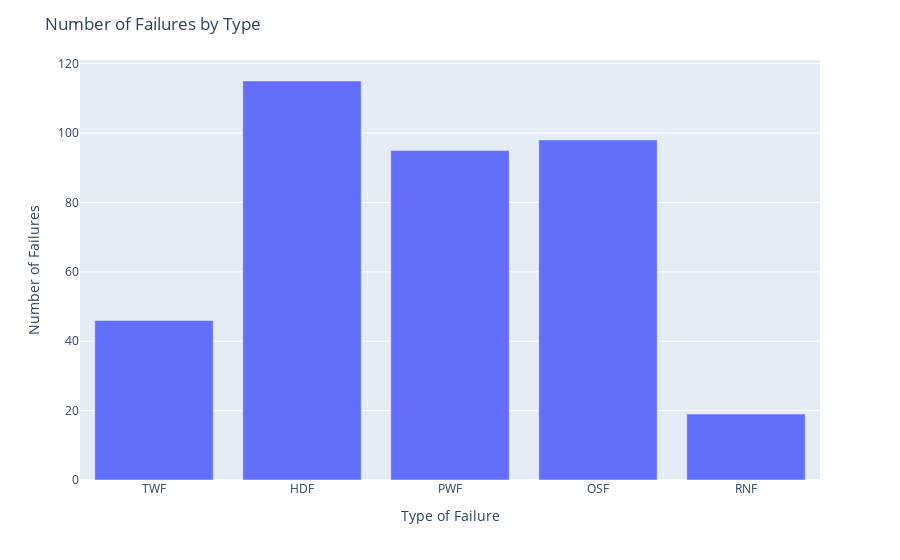

Here is the notebook cell this chart was saved with:
### Code cell
# Finally plotting the different kind of failures for analysis
# Calculate the count of failures for each type
failure_counts = data[['TWF', 'HDF', 'PWF', 'OSF', 'RNF']].sum()

# Create the bar plot
fig = px.bar(x=failure_counts.index, y=failure_counts.values)

# Set the axis labels and title
fig.update_layout(
    xaxis_title='Type of Failure',
    yaxis_title='Number of Failures',
    title='Number of Failures by Type'
)

# Display the plot
fig.show()

### Figure 1 — Plotly figure (JSON) as saved in the notebook; plotly's stock layout.template omitted (floating-point values rounded to 4 significant figures)
{"data": [{"alignmentgroup": "True", "hovertemplate": "x=%{x}<br>y=%{y}<extra></extra>", "legendgroup": "", "marker": {"color": "#636efa", "pattern": {"shape": ""}}, "name": "", "offsetgroup": "", "orientation": "v", "showlegend": false, "textposition": "auto", "type": "bar", "x": ["TWF", "HDF", "PWF", "OSF", "RNF"], "xaxis": "x", "y": [46, 115, 95, 98, 19], "yaxis": "y"}], "layout": {"barmode": "relative", "legend": {"tracegroupgap": 0}, "margin": {"t": 60}, "title": {"text": "Number of Failures by Type"}, "xaxis": {"anchor": "y", "domain": [0, 1], "title": {"text": "Type of Failure"}}, "yaxis": {"anchor": "x", "domain": [0, 1], "title": {"text": "Number of Failures"}}}}
